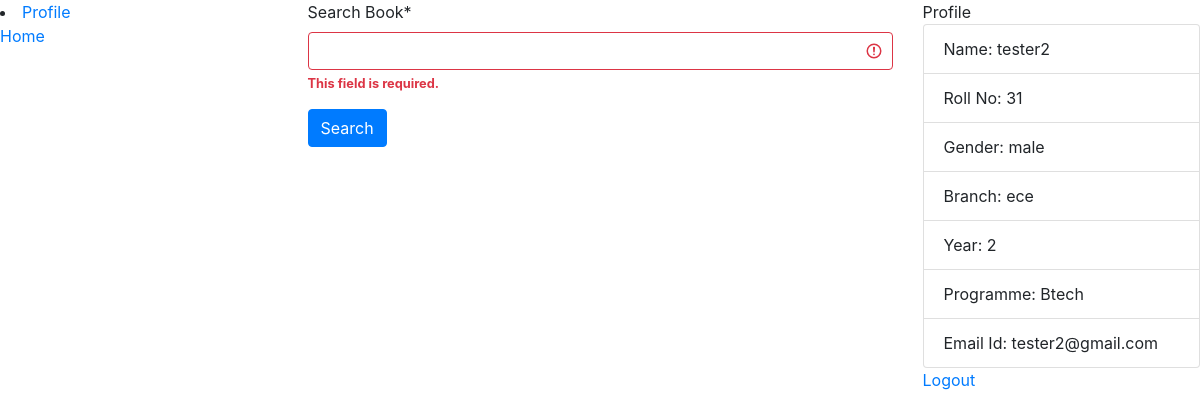
The app's page /books/ (signed in) with its own data.
### profiles/models.py (models this page shows, shortened)
class Profile(models.Model):
    PROGRAMME_STATES = (('Btech', 'Btech'),
                        ('Mtech', 'Mtech'),
                        ('Phd', 'Phd'))
    user = models.OneToOneField(User, on_delete=models.CASCADE, default=None)
    name = models.CharField(max_length=30, verbose_name='Name')
    roll_no = models.PositiveIntegerField(verbose_name='Roll_no')
    year = models.PositiveIntegerField(verbose_name='Year')
    branch = models.CharField(max_length=5, verbose_name='Branch')
    programme = models.CharField(max_length=5, choices=PROGRAMME_STATES,
                                 default='Btech', verbose_name='Programme')
    email_id = models.EmailField(blank=True, verbose_name='Email ID')
    gender = models.CharField(max_length=6, verbose_name='Gender')
    profile_photo = models.ImageField(upload_to='images/', blank=True, null=True)

### books/views.py (the view, shortened to what this page needs)
# urls.py: 2. Add a URL to urlpatterns:  path('', views.home, name='home')
@login_required
def home(request):
    if request.method == 'GET':
        form = BookSearchForm(request.GET)
        profile = User.objects.get(username=request.user.username).profile
        context = {'profile': profile, 'form': form}
        return render(request, 'books/home.html', context=context)

### books/forms.py
class BookSearchForm(forms.Form):
    q = forms.CharField(max_length='100', label='Search Book')

### books/templates/books/home.html (shortened to what this page needs)
{%extends 'books/base.html'%}
{%load crispy_forms_tags%}
{%block content%}
    <form action="{%url 'books:home'%}" method="get">
        {{form|crispy}}
        <input value="Search" type="submit" class="btn btn-primary">
    </form>
{%endblock%}

### books/templates/books/base.html (shortened to what this page needs)
{%load static%}
<link rel="stylesheet" type="text/css" href="{%static 'books/css/bootstrap.css'%}">
<link rel="stylesheet" type="text/css" href="{%static 'books/css/bootstrap.min.css'%}">
<!DOCTYPE html>
<html lang="en">
<head>
</head>
    <body>
        <div class="row">
            <div class="col-3">
                <li><a href="{%url 'profiles:profile' profile.roll_no%}">Profile</a></li>
                </li><a href="{%url 'books:home'%}">Home</a></li>
            </div>
            <div class="col">
                {%block content%}
                {%endblock content%}
            </div>
            <div class="col-3">
                Profile
                <ul class="list-group">
                    <li class="list-group-item">Name: {{profile.name}}</li>
                    <li class="list-group-item">Roll No: {{profile.roll_no}}</li>
                    <li class="list-group-item">Gender: {{profile.gender}}</li>
                    <li class="list-group-item">Branch: {{profile.branch}}</li>
                    <li class="list-group-item">Year: {{profile.year}}</li>
                    <li class="list-group-item">Programme: {{profile.programme}}</li>
                    <li class="list-group-item">Email Id: {{profile.email_id}}</li>
                </ul>
                <a href="{% url 'accounts:logout' %}">Logout</a>
            </div>
        </div>
    </body>
</html>

### records on screen
Profile: name "tester2", roll_no "31", gender "male", branch "ece", year "2", programme "Btech", email_id "tester2@gmail.com"
